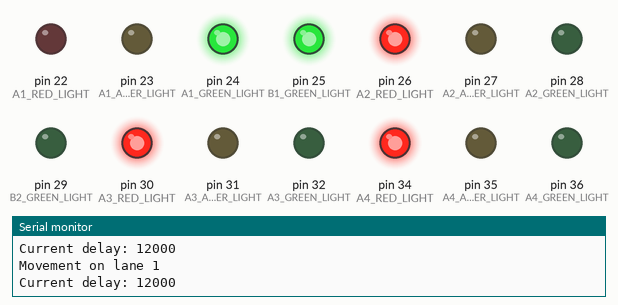
The sketch below on a simulated Arduino Mega 2560, built with avr-gcc and run on an emulated ATmega2560. Parts: output pins drawn as LEDs (lit = HIGH), the last lines printed to the serial monitor.

Above: at 0.1 s.
At 20.1 s:
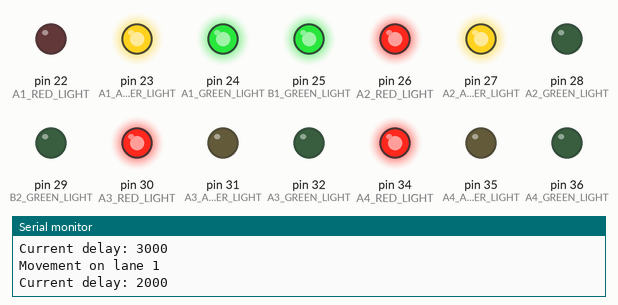
At 26.1 s:
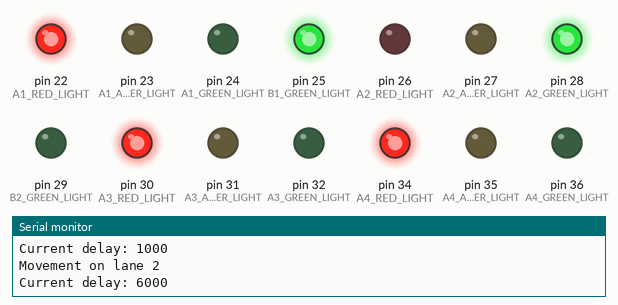
At 34.1 s:
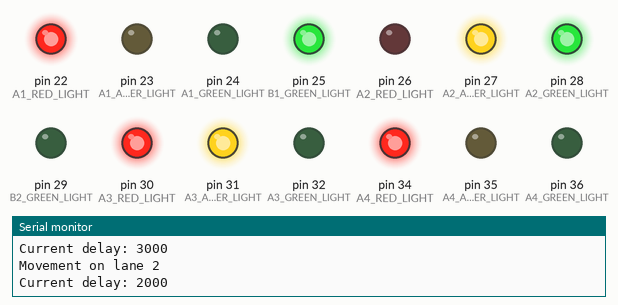
Timing chart, 0 to 35.6 s (numbered marks = the images above):
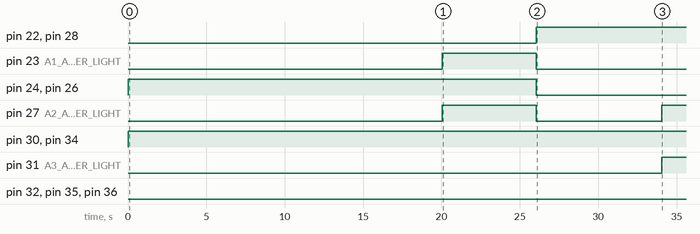

The sketch:

smart-traffic-light-arduino-code.ino
```cpp
/****************************/
/* Junction A Routes LIGHTs */
/****************************/
#define A1_RED_LIGHT 22
#define A1_AMBER_LIGHT 23
#define A1_GREEN_LIGHT 24

#define A2_RED_LIGHT 26
#define A2_AMBER_LIGHT 27
#define A2_GREEN_LIGHT 28

#define A3_RED_LIGHT 30
#define A3_AMBER_LIGHT 31
#define A3_GREEN_LIGHT 32

#define A4_RED_LIGHT 34
#define A4_AMBER_LIGHT 35
#define A4_GREEN_LIGHT 36

/****************************/
/* Junction B Routes LIGHTs */
/****************************/
#define B1_RED_LIGHT 23
#define B1_AMBER_LIGHT 24
#define B1_GREEN_LIGHT 25

#define B2_RED_LIGHT 27
#define B2_AMBER_LIGHT 28
#define B2_GREEN_LIGHT 29

#define B3_RED_LIGHT 31
#define B3_AMBER_LIGHT 32
#define B3_GREEN_LIGHT 33

#define B4_RED_LIGHT 35
#define B4_AMBER_LIGHT 36
#define B4_GREEN_LIGHT 37

/**********************************************************/
/* Junction A IR Sensors (Counting system for busy routes */
/**********************************************************/
#define A_IR1 39
#define A_IR2 40

/**********************************************************/
/* Junction B IR Sensors (Counting system for busy routes */
/**********************************************************/
#define B_IR1 42
#define B_IR2 43

/*********************************************************************************************************************************************************/
/* Variables to hold the number of detected vehicles on busy lanes (A1, A3, B1 and B3). The number of vehicles will determine the GO time on these lanes */
/*********************************************************************************************************************************************************/
uint8_t A1_numOfVehicles = 0;
uint8_t A3_numOfVehicles = 0;
uint8_t B1_numOfVehicles = 0;
uint8_t B3_numOfVehicles = 0;

/*************************************************************************************************************************/
/* These constant DELAY values are for ALL RED and AMBER lights (Stop and Prepare Time). Lane density do not affect them */
/*************************************************************************************************************************/
const int defaultRedLightDelay = 5000;
const int defaultAmberLightDelay = 2000;

/*****************************/
/* Default GO time for lanes */
/*****************************/
const int defaultGreenLightDelay = 5000;

/*********************************************************************************************************************************************/
/* These non-constant DELAY values will determine the GO time for vehicles on a lane. These values are dependent on the density on the lane. */
/*********************************************************************************************************************************************/
int A1_GreenLightDelay = 10000;
int A3_GreenLightDelay = 10000;
int B1_GreenLightDelay = 10000;
int B3_GreenLightDelay = 10000;

/**********************************************/
/* Variables to hold active lane at junctions */
/**********************************************/
uint8_t activeLaneAtA = 1;
uint8_t activeLaneAtB = 1;

/*************************************************/
/* Variables to hold current delays at junctions */
/*************************************************/
int currentDelayAtA = 0;
int currentDelayAtB = 0;

void prepareToStopMovementOnLane(int redLIGHT, int amberLIGHT, int greenLIGHT){
  digitalWrite(redLIGHT, LOW);
  digitalWrite(amberLIGHT, HIGH);
  digitalWrite(greenLIGHT, HIGH);
}

void stopMovementOnLane(int redLIGHT, int amberLIGHT, int greenLIGHT){
  digitalWrite(redLIGHT, HIGH);
  digitalWrite(amberLIGHT, LOW);
  digitalWrite(greenLIGHT, LOW);
}

void prepareToStartMovementOnLane(int redLIGHT, int amberLIGHT, int greenLIGHT){
  digitalWrite(redLIGHT, HIGH);
  digitalWrite(amberLIGHT, HIGH);
  digitalWrite(greenLIGHT, LOW);
}

void startMovementOnLane(int redLIGHT, int amberLIGHT, int greenLIGHT){
  digitalWrite(redLIGHT, LOW);
  digitalWrite(amberLIGHT, LOW);
  digitalWrite(greenLIGHT, HIGH);
}


void controlTrafficAtJunctionA(){

  if(activeLaneAtA == 1 && currentDelayAtA != 0){
    if(currentDelayAtA > defaultAmberLightDelay){
      startMovementOnLane(A1_RED_LIGHT, A1_AMBER_LIGHT, A1_GREEN_LIGHT);
      stopMovementOnLane(A2_RED_LIGHT, A2_AMBER_LIGHT, A2_GREEN_LIGHT);
      stopMovementOnLane(A3_RED_LIGHT, A3_AMBER_LIGHT, A3_GREEN_LIGHT);
      stopMovementOnLane(A4_RED_LIGHT, A4_AMBER_LIGHT, A4_GREEN_LIGHT);
    }else if(currentDelayAtA <= defaultAmberLightDelay){
      prepareToStopMovementOnLane(A1_RED_LIGHT, A1_AMBER_LIGHT, A1_GREEN_LIGHT);
      prepareToStartMovementOnLane(A2_RED_LIGHT, A2_AMBER_LIGHT, A2_GREEN_LIGHT);
      stopMovementOnLane(A3_RED_LIGHT, A3_AMBER_LIGHT, A3_GREEN_LIGHT);
      stopMovementOnLane(A4_RED_LIGHT, A4_AMBER_LIGHT, A4_GREEN_LIGHT);
    }

    Serial.println("Movement on lane 1");
    Serial.print("Current delay: "); Serial.println(currentDelayAtA);

  }

  if(activeLaneAtA == 2 && currentDelayAtA != 0){
    if(currentDelayAtA > defaultAmberLightDelay){
      startMovementOnLane(A2_RED_LIGHT, A2_AMBER_LIGHT, A2_GREEN_LIGHT);
      stopMovementOnLane(A1_RED_LIGHT, A1_AMBER_LIGHT, A1_GREEN_LIGHT);
      stopMovementOnLane(A3_RED_LIGHT, A3_AMBER_LIGHT, A3_GREEN_LIGHT);
      stopMovementOnLane(A4_RED_LIGHT, A4_AMBER_LIGHT, A4_GREEN_LIGHT);
    }else if(currentDelayAtA <= defaultAmberLightDelay){
      prepareToStopMovementOnLane(A2_RED_LIGHT, A2_AMBER_LIGHT, A2_GREEN_LIGHT);
      prepareToStartMovementOnLane(A3_RED_LIGHT, A3_AMBER_LIGHT, A3_GREEN_LIGHT);
      stopMovementOnLane(A1_RED_LIGHT, A1_AMBER_LIGHT, A1_GREEN_LIGHT);
      stopMovementOnLane(A4_RED_LIGHT, A4_AMBER_LIGHT, A4_GREEN_LIGHT);
    }

    Serial.println("Movement on lane 2");
    Serial.print("Current delay: "); Serial.println(currentDelayAtA);

  }

  if(activeLaneAtA == 3 && currentDelayAtA != 0){
    if(currentDelayAtA > defaultAmberLightDelay){
      startMovementOnLane(A3_RED_LIGHT, A3_AMBER_LIGHT, A3_GREEN_LIGHT);
      stopMovementOnLane(A1_RED_LIGHT, A1_AMBER_LIGHT, A1_GREEN_LIGHT);
      stopMovementOnLane(A2_RED_LIGHT, A2_AMBER_LIGHT, A2_GREEN_LIGHT);
      stopMovementOnLane(A4_RED_LIGHT, A4_AMBER_LIGHT, A4_GREEN_LIGHT);
    }else if(currentDelayAtA <= defaultAmberLightDelay){
      prepareToStopMovementOnLane(A3_RED_LIGHT, A3_AMBER_LIGHT, A3_GREEN_LIGHT);
      prepareToStartMovementOnLane(A4_RED_LIGHT, A4_AMBER_LIGHT, A4_GREEN_LIGHT);
      stopMovementOnLane(A1_RED_LIGHT, A1_AMBER_LIGHT, A1_GREEN_LIGHT);
      stopMovementOnLane(A2_RED_LIGHT, A2_AMBER_LIGHT, A2_GREEN_LIGHT);
    }

    Serial.println("Movement on lane 3");
    Serial.print("Current delay: "); Serial.println(currentDelayAtA);

  }

  if(activeLaneAtA == 4 && currentDelayAtA != 0){
    if(currentDelayAtA > defaultAmberLightDelay){
      startMovementOnLane(A4_RED_LIGHT, A4_AMBER_LIGHT, A4_GREEN_LIGHT);
      stopMovementOnLane(A1_RED_LIGHT, A1_AMBER_LIGHT, A1_GREEN_LIGHT);
      stopMovementOnLane(A2_RED_LIGHT, A2_AMBER_LIGHT, A2_GREEN_LIGHT);
      stopMovementOnLane(A3_RED_LIGHT, A3_AMBER_LIGHT, A3_GREEN_LIGHT);
    }else if(currentDelayAtA <= defaultAmberLightDelay){
      prepareToStopMovementOnLane(A4_RED_LIGHT, A4_AMBER_LIGHT, A4_GREEN_LIGHT);
      prepareToStartMovementOnLane(A1_RED_LIGHT, A1_AMBER_LIGHT, A1_GREEN_LIGHT);
      stopMovementOnLane(A2_RED_LIGHT, A2_AMBER_LIGHT, A2_GREEN_LIGHT);
      stopMovementOnLane(A3_RED_LIGHT, A3_AMBER_LIGHT, A3_GREEN_LIGHT);
    }

    Serial.println("Movement on lane 4");
    Serial.print("Current delay: "); Serial.println(currentDelayAtA);

  }


  if(activeLaneAtA == 1 && currentDelayAtA == 0){
    activeLaneAtA = 2;
    currentDelayAtA = defaultGreenLightDelay + defaultAmberLightDelay;
  }

  if(activeLaneAtA == 2 && currentDelayAtA == 0){
    activeLaneAtA = 3;
    currentDelayAtA = A3_GreenLightDelay + defaultAmberLightDelay;
  }

  if(activeLaneAtA == 3 && currentDelayAtA == 0){
    activeLaneAtA = 4;
    currentDelayAtA = defaultGreenLightDelay + defaultAmberLightDelay;
  }

  if(activeLaneAtA == 4 && currentDelayAtA == 0){
    activeLaneAtA = 1;
    currentDelayAtA = A1_GreenLightDelay + defaultAmberLightDelay;
  }

  currentDelayAtA = currentDelayAtA - 1000;
}

void setup() {

  Serial.begin(9600);

  /************************************/
  /* Declare all LIGHT pins as OUTPUT */
  /************************************/
  pinMode(A1_RED_LIGHT, OUTPUT);
  pinMode(A1_AMBER_LIGHT, OUTPUT);
  pinMode(A1_GREEN_LIGHT, OUTPUT);

  pinMode(A2_RED_LIGHT, OUTPUT);
  pinMode(A2_AMBER_LIGHT, OUTPUT);
  pinMode(A2_GREEN_LIGHT, OUTPUT);

  pinMode(A3_RED_LIGHT, OUTPUT);
  pinMode(A3_AMBER_LIGHT, OUTPUT);
  pinMode(A3_GREEN_LIGHT, OUTPUT);

  pinMode(A4_RED_LIGHT, OUTPUT);
  pinMode(A4_AMBER_LIGHT, OUTPUT);
  pinMode(A4_GREEN_LIGHT, OUTPUT);

  pinMode(B1_RED_LIGHT, OUTPUT);
  pinMode(B1_AMBER_LIGHT, OUTPUT);
  pinMode(B1_GREEN_LIGHT, OUTPUT);

  pinMode(B2_RED_LIGHT, OUTPUT);
  pinMode(B2_AMBER_LIGHT, OUTPUT);
  pinMode(B2_GREEN_LIGHT, OUTPUT);

  pinMode(B3_RED_LIGHT, OUTPUT);
  pinMode(B3_AMBER_LIGHT, OUTPUT);
  pinMode(B3_GREEN_LIGHT, OUTPUT);

  pinMode(B4_RED_LIGHT, OUTPUT);
  pinMode(B4_AMBER_LIGHT, OUTPUT);
  pinMode(B4_GREEN_LIGHT, OUTPUT);

  /****************************/
  /* Declare IR pins as INPUT */
  /****************************/
  pinMode(A_IR1, INPUT);
  pinMode(A_IR2, INPUT);
  pinMode(B_IR1, INPUT);
  pinMode(B_IR2, INPUT);

  /******************************************************************/
  /* At start, currentDelays are for GO time on Lane 1 of junctions */
  /******************************************************************/
  currentDelayAtA = A1_GreenLightDelay + defaultAmberLightDelay;
  currentDelayAtB = B1_GreenLightDelay + defaultAmberLightDelay;

  /*****************************************************************************************/
  /* Vehicular movement at Junction A Lane 1 (A1). No movement on other lanes (A2, A3. A4) */
  /*****************************************************************************************/
  startMovementOnLane(A1_RED_LIGHT, A1_AMBER_LIGHT, A1_GREEN_LIGHT);
  stopMovementOnLane(A2_RED_LIGHT, A2_AMBER_LIGHT, A2_GREEN_LIGHT);
  stopMovementOnLane(A3_RED_LIGHT, A3_AMBER_LIGHT, A3_GREEN_LIGHT);
  stopMovementOnLane(A4_RED_LIGHT, A4_AMBER_LIGHT, A4_GREEN_LIGHT);

  Serial.println("Started movement on lane 1");
  Serial.print("Current delay: "); Serial.println(currentDelayAtA);

  /*****************************************************************************************/
  /* Vehicular movement at Junction B Lane 1 (B1). No movement on other lanes (B2, B3. B4) */
  /*****************************************************************************************/
  startMovementOnLane(B1_RED_LIGHT, B1_AMBER_LIGHT, B1_GREEN_LIGHT);
  stopMovementOnLane(B2_RED_LIGHT, B2_AMBER_LIGHT, B2_GREEN_LIGHT);
  stopMovementOnLane(B3_RED_LIGHT, B3_AMBER_LIGHT, B3_GREEN_LIGHT);
  stopMovementOnLane(B4_RED_LIGHT, B4_AMBER_LIGHT, B4_GREEN_LIGHT);

}

void loop() {
  controlTrafficAtJunctionA();
  delay(2000);
}
```

Measured:
- by itself, pin 22 (A1_RED_LIGHT), pin 28 (A2_GREEN_LIGHT): LOW → HIGH at 26.0 s
- by itself, pin 23 (A1_AMBER_LIGHT): LOW → HIGH at 20.0 s, → LOW 6.0 s later
- by itself, pin 24 (A1_GREEN_LIGHT): LOW → HIGH at 0.00 s, → LOW 26.0 s later
- by itself, pin 26 (A2_RED_LIGHT): HIGH → LOW at 26.0 s
- by itself, pin 27 (A2_AMBER_LIGHT): LOW → HIGH at 20.0 s, → LOW 6.0 s later, → HIGH 8.0 s later
- by itself, pin 31 (A3_AMBER_LIGHT): LOW → HIGH at 34.0 s
